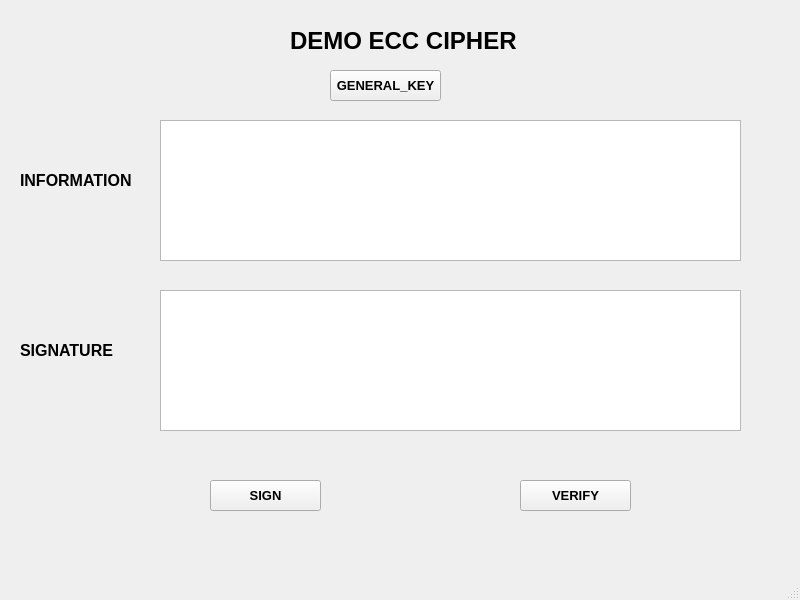
<?xml version="1.0" encoding="UTF-8"?>
<ui version="4.0">
 <class>MainWindow</class>
 <widget class="QMainWindow" name="MainWindow">
  <property name="geometry">
   <rect>
    <x>0</x>
    <y>0</y>
    <width>800</width>
    <height>600</height>
   </rect>
  </property>
  <property name="windowTitle">
   <string>MainWindow</string>
  </property>
  <widget class="QWidget" name="centralwidget">
   <widget class="QLabel" name="label">
    <property name="geometry">
     <rect>
      <x>290</x>
      <y>0</y>
      <width>231</width>
      <height>81</height>
     </rect>
    </property>
    <property name="font">
     <font>
      <family>Arial</family>
      <pointsize>18</pointsize>
      <weight>75</weight>
      <bold>true</bold>
     </font>
    </property>
    <property name="text">
     <string>DEMO ECC CIPHER</string>
    </property>
   </widget>
   <widget class="QLabel" name="SIGNATURE">
    <property name="geometry">
     <rect>
      <x>20</x>
      <y>330</y>
      <width>101</width>
      <height>41</height>
     </rect>
    </property>
    <property name="font">
     <font>
      <family>Arial</family>
      <pointsize>12</pointsize>
      <weight>75</weight>
      <bold>true</bold>
     </font>
    </property>
    <property name="text">
     <string>SIGNATURE</string>
    </property>
   </widget>
   <widget class="QLabel" name="label_3">
    <property name="geometry">
     <rect>
      <x>20</x>
      <y>160</y>
      <width>121</width>
      <height>41</height>
     </rect>
    </property>
    <property name="font">
     <font>
      <family>Arial</family>
      <pointsize>12</pointsize>
      <weight>75</weight>
      <bold>true</bold>
     </font>
    </property>
    <property name="text">
     <string>INFORMATION</string>
    </property>
   </widget>
   <widget class="QTextEdit" name="txt_information">
    <property name="geometry">
     <rect>
      <x>160</x>
      <y>120</y>
      <width>581</width>
      <height>141</height>
     </rect>
    </property>
   </widget>
   <widget class="QTextEdit" name="txt_signature">
    <property name="geometry">
     <rect>
      <x>160</x>
      <y>290</y>
      <width>581</width>
      <height>141</height>
     </rect>
    </property>
   </widget>
   <widget class="QToolButton" name="btn_general_key">
    <property name="geometry">
     <rect>
      <x>330</x>
      <y>70</y>
      <width>111</width>
      <height>31</height>
     </rect>
    </property>
    <property name="font">
     <font>
      <family>Arial</family>
      <pointsize>10</pointsize>
      <weight>75</weight>
      <bold>true</bold>
     </font>
    </property>
    <property name="text">
     <string>GENERAL_KEY</string>
    </property>
   </widget>
   <widget class="QToolButton" name="btn_sign">
    <property name="geometry">
     <rect>
      <x>210</x>
      <y>480</y>
      <width>111</width>
      <height>31</height>
     </rect>
    </property>
    <property name="font">
     <font>
      <family>Arial</family>
      <pointsize>10</pointsize>
      <weight>75</weight>
      <bold>true</bold>
     </font>
    </property>
    <property name="text">
     <string>SIGN</string>
    </property>
   </widget>
   <widget class="QToolButton" name="btn_verify">
    <property name="geometry">
     <rect>
      <x>520</x>
      <y>480</y>
      <width>111</width>
      <height>31</height>
     </rect>
    </property>
    <property name="font">
     <font>
      <family>Arial</family>
      <pointsize>10</pointsize>
      <weight>75</weight>
      <bold>true</bold>
     </font>
    </property>
    <property name="text">
     <string>VERIFY</string>
    </property>
   </widget>
  </widget>
  <widget class="QMenuBar" name="menubar">
   <property name="geometry">
    <rect>
     <x>0</x>
     <y>0</y>
     <width>800</width>
     <height>21</height>
    </rect>
   </property>
  </widget>
  <widget class="QStatusBar" name="statusbar"/>
 </widget>
 <resources/>
 <connections/>
</ui>
